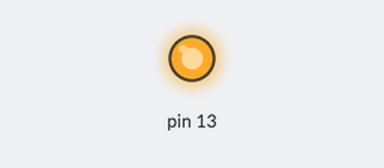
Bench run of a sketch on a simulated Arduino Uno, built with avr-gcc and run on an emulated ATmega328P. Shown: output pins drawn as LEDs (lit = HIGH). Random numbers use the default seed unless the sketch sets one.

Above: at 0.1 s.
At 39.61 s:
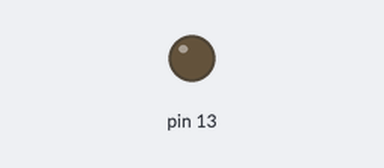
Timing chart, 0 to 40.0 s (numbered marks = the images above):
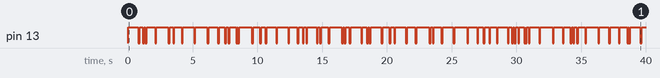

The sketch:

blinking.ino
```cpp
// turns on the LED on pin 13
void setup() {
  // put your setup code here, to run once:
  pinMode(13, OUTPUT);
}

void loop() {
  // put your main code here, to run repeatedly:
  digitalWrite(13, HIGH);
  // the program sleeps for a certain time (in milliseconds)
  delay(random(1000));
  // après l'attente, on lui dit de s'éteindre
  digitalWrite(13, LOW);
  // on lui dit d'attendre dans cet état pendant un temps donné
  delay(100);
  // à la fin de la boucle on recommence
}
```

Measured:
- by itself, pin 13: LOW → HIGH at 0.00 s, → LOW 0.81 s later, → HIGH 0.10 s later, → LOW 0.25 s later, … (129 changes in this stretch)
